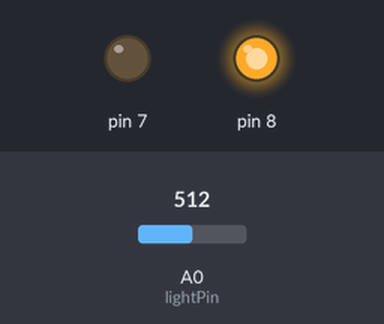
The sketch below on a simulated Arduino Uno, built with avr-gcc and run on an emulated ATmega328P. On the bench: output pins drawn as LEDs (lit = HIGH). The test bench sets the inputs (shaded band); at power-on: A0 (lightPin) = 512. What the sketch prints to the serial monitor is not drawn.

Above: at 1.2 s.
1.3 s: A0 (lightPin) set to 77
2.8 s: A0 (lightPin) set to 67
At 3.9 s:
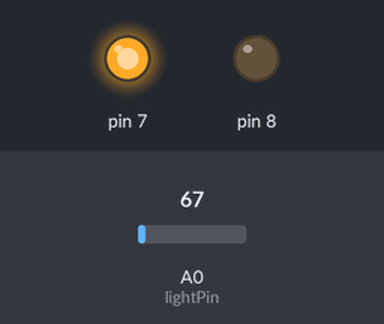
Timing chart, 0 to 5.8 s (numbered marks = the images above; inputs shaded):
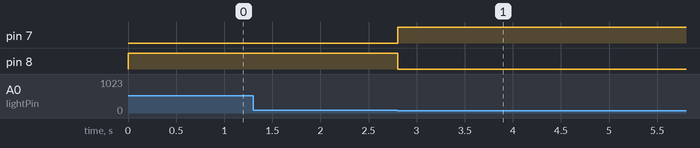

The sketch:

light.ino
```cpp
int lightPin = A0;

void setup() {
  pinMode(7, OUTPUT);
  pinMode(8,OUTPUT);

  pinMode(lightPin, INPUT);
  Serial.begin(9600);
}

void loop() {

  int lightThreshold = analogRead(lightPin);


  if (lightThreshold > 70){
    digitalWrite(7, LOW);
    digitalWrite(8,HIGH);

    Serial.print("light");
  }


  else if (lightThreshold <= 70){
    digitalWrite(7, HIGH);
    digitalWrite(8,LOW);

    Serial.print(lightThreshold);
  }

  Serial.print(" ");
  delay(200);

}
```

Measured:
- the behaviour switches between 71 and 70 on A0 (lightPin) (found by bisection; images 0 and 1)
- after the input at 1.3 s, every drawn part: stays the same
- after the input at 2.8 s, pin 7: LOW → HIGH at once; pin 8: HIGH → LOW at once
